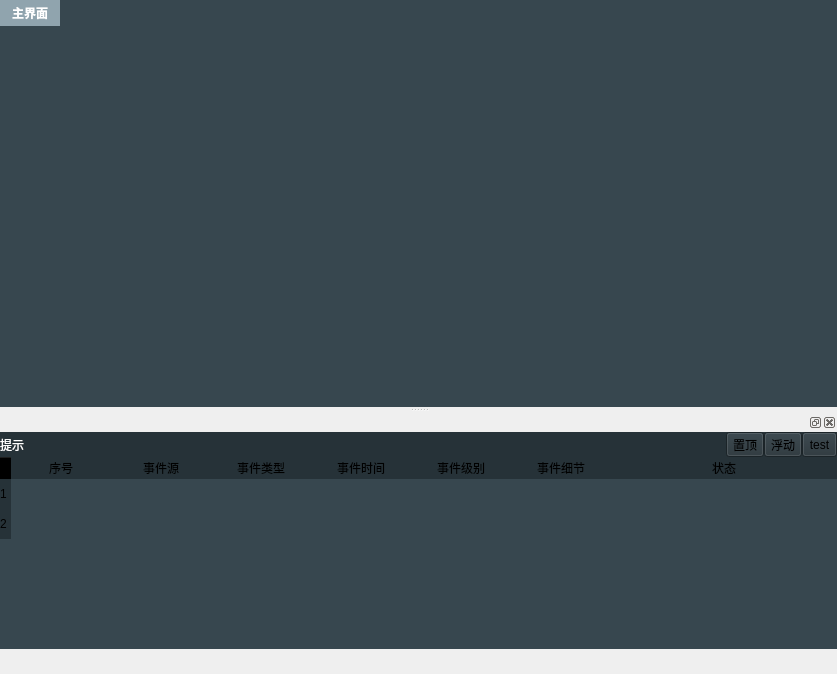
<?xml version="1.0" encoding="UTF-8"?>
<ui version="4.0">
 <class>MainWindow</class>
 <widget class="QMainWindow" name="MainWindow">
  <property name="windowModality">
   <enum>Qt::NonModal</enum>
  </property>
  <property name="geometry">
   <rect>
    <x>0</x>
    <y>0</y>
    <width>837</width>
    <height>674</height>
   </rect>
  </property>
  <property name="sizePolicy">
   <sizepolicy hsizetype="Maximum" vsizetype="Maximum">
    <horstretch>0</horstretch>
    <verstretch>0</verstretch>
   </sizepolicy>
  </property>
  <property name="cursor">
   <cursorShape>ArrowCursor</cursorShape>
  </property>
  <property name="mouseTracking">
   <bool>true</bool>
  </property>
  <property name="tabletTracking">
   <bool>true</bool>
  </property>
  <property name="focusPolicy">
   <enum>Qt::NoFocus</enum>
  </property>
  <property name="contextMenuPolicy">
   <enum>Qt::DefaultContextMenu</enum>
  </property>
  <property name="acceptDrops">
   <bool>true</bool>
  </property>
  <property name="windowTitle">
   <string>客户端程序</string>
  </property>
  <property name="windowIcon">
   <iconset>
    <normaloff>:/asset/favicon.png</normaloff>:/asset/favicon.png</iconset>
  </property>
  <property name="toolTip">
   <string>工具提示</string>
  </property>
  <property name="toolTipDuration">
   <number>5</number>
  </property>
  <property name="statusTip">
   <string>状态提示</string>
  </property>
  <property name="whatsThis">
   <string>这是什么</string>
  </property>
  <property name="accessibleName">
   <string>MianWindow</string>
  </property>
  <property name="accessibleDescription">
   <string>MianWindow客户端</string>
  </property>
  <property name="autoFillBackground">
   <bool>false</bool>
  </property>
  <property name="styleSheet">
   <string notr="true">background-color: rgb(38, 50, 56);

QMainWindow::focus { border: 2px solid red; }</string>
  </property>
  <property name="inputMethodHints">
   <set>Qt::ImhNone</set>
  </property>
  <property name="documentMode">
   <bool>false</bool>
  </property>
  <property name="dockNestingEnabled">
   <bool>true</bool>
  </property>
  <property name="unifiedTitleAndToolBarOnMac">
   <bool>false</bool>
  </property>
  <widget class="QWidget" name="centralwidget">
   <property name="acceptDrops">
    <bool>true</bool>
   </property>
   <property name="autoFillBackground">
    <bool>false</bool>
   </property>
   <property name="styleSheet">
    <string notr="true">background-color: rgb(55, 71, 79);</string>
   </property>
   <layout class="QVBoxLayout" name="verticalLayout_2">
    <property name="spacing">
     <number>0</number>
    </property>
    <property name="leftMargin">
     <number>0</number>
    </property>
    <property name="topMargin">
     <number>0</number>
    </property>
    <property name="rightMargin">
     <number>0</number>
    </property>
    <property name="bottomMargin">
     <number>0</number>
    </property>
    <item>
     <widget class="QTabWidget" name="tabWidget_mainWindow">
      <property name="minimumSize">
       <size>
        <width>0</width>
        <height>0</height>
       </size>
      </property>
      <property name="tabletTracking">
       <bool>true</bool>
      </property>
      <property name="focusPolicy">
       <enum>Qt::TabFocus</enum>
      </property>
      <property name="toolTip">
       <string>主页选择组件</string>
      </property>
      <property name="toolTipDuration">
       <number>5</number>
      </property>
      <property name="whatsThis">
       <string>主页选择组件2</string>
      </property>
      <property name="accessibleName">
       <string>主页选择组件2</string>
      </property>
      <property name="accessibleDescription">
       <string>主页选择组件0</string>
      </property>
      <property name="autoFillBackground">
       <bool>false</bool>
      </property>
      <property name="styleSheet">
       <string notr="true">QTabBar::tab {
    background: transparent;
	background-color: rgb(38, 50, 56);
}

QTabWidget::pane {
	border: 0; 
}

QTabBar::tab:selected{
	font-weight: bold;
	color: rgb(255, 255, 255);
	background-color: rgb(144, 164, 174);
}

QTabBar::close-button{	
	background: transparent;
	image: url(:/asset/Home/Close.svg);
}

QTabBar::close-button:hover{
	image: url(:/asset/Home/Close_Orange.svg);
}
/*
QTabBar::tab:selected, QTabBar::close-button {
		image: url(:/asset/favicon.png);
}
QTabBar::tab{
	
	color: white;
	background:#5c8dff;
	border:px solid #73b7ff;
	min-width:40ex;
	mini-height:16ex;
	
}
*/
</string>
      </property>
      <property name="currentIndex">
       <number>0</number>
      </property>
      <property name="tabsClosable">
       <bool>false</bool>
      </property>
      <property name="tabBarAutoHide">
       <bool>false</bool>
      </property>
      <widget class="QWidget" name="tab_main">
       <property name="styleSheet">
        <string notr="true">background-color:transparent;</string>
       </property>
       <attribute name="icon">
        <iconset>
         <normaloff>:/asset/Home/Menu.svg</normaloff>:/asset/Home/Menu.svg</iconset>
       </attribute>
       <attribute name="title">
        <string>主界面</string>
       </attribute>
       <attribute name="toolTip">
        <string>主界面</string>
       </attribute>
       <layout class="QVBoxLayout" name="verticalLayout">
        <property name="spacing">
         <number>6</number>
        </property>
        <property name="leftMargin">
         <number>9</number>
        </property>
        <property name="topMargin">
         <number>36</number>
        </property>
        <property name="rightMargin">
         <number>9</number>
        </property>
        <property name="bottomMargin">
         <number>9</number>
        </property>
        <item>
         <layout class="QVBoxLayout" name="layout_tabMain"/>
        </item>
        <item>
         <spacer name="verticalSpacer_tabMain">
          <property name="orientation">
           <enum>Qt::Vertical</enum>
          </property>
          <property name="sizeHint" stdset="0">
           <size>
            <width>20</width>
            <height>40</height>
           </size>
          </property>
         </spacer>
        </item>
       </layout>
      </widget>
     </widget>
    </item>
   </layout>
  </widget>
  <widget class="QStatusBar" name="statusBar">
   <property name="sizePolicy">
    <sizepolicy hsizetype="Preferred" vsizetype="Fixed">
     <horstretch>0</horstretch>
     <verstretch>0</verstretch>
    </sizepolicy>
   </property>
   <property name="minimumSize">
    <size>
     <width>0</width>
     <height>25</height>
    </size>
   </property>
   <property name="maximumSize">
    <size>
     <width>16777215</width>
     <height>25</height>
    </size>
   </property>
   <property name="toolTipDuration">
    <number>3</number>
   </property>
   <property name="sizeGripEnabled">
    <bool>false</bool>
   </property>
  </widget>
  <widget class="QDockWidget" name="WidgetStatus">
   <property name="enabled">
    <bool>true</bool>
   </property>
   <property name="minimumSize">
    <size>
     <width>160</width>
     <height>110</height>
    </size>
   </property>
   <property name="mouseTracking">
    <bool>true</bool>
   </property>
   <property name="focusPolicy">
    <enum>Qt::StrongFocus</enum>
   </property>
   <property name="acceptDrops">
    <bool>true</bool>
   </property>
   <property name="autoFillBackground">
    <bool>false</bool>
   </property>
   <property name="styleSheet">
    <string notr="true">background-color: rgb(55, 71, 79);</string>
   </property>
   <property name="floating">
    <bool>false</bool>
   </property>
   <property name="features">
    <set>QDockWidget::DockWidgetClosable|QDockWidget::DockWidgetFloatable|QDockWidget::DockWidgetMovable</set>
   </property>
   <property name="allowedAreas">
    <set>Qt::BottomDockWidgetArea</set>
   </property>
   <attribute name="dockWidgetArea">
    <number>8</number>
   </attribute>
   <widget class="QWidget" name="WidgetStatusContents">
    <property name="whatsThis">
     <string>状态内容界面</string>
    </property>
    <layout class="QVBoxLayout" name="verticalLayout_3">
     <property name="spacing">
      <number>0</number>
     </property>
     <property name="leftMargin">
      <number>0</number>
     </property>
     <property name="topMargin">
      <number>0</number>
     </property>
     <property name="rightMargin">
      <number>0</number>
     </property>
     <property name="bottomMargin">
      <number>0</number>
     </property>
     <item>
      <widget class="QWidget" name="widget_statusBarTitle" native="true">
       <property name="enabled">
        <bool>true</bool>
       </property>
       <property name="sizePolicy">
        <sizepolicy hsizetype="Preferred" vsizetype="Maximum">
         <horstretch>0</horstretch>
         <verstretch>0</verstretch>
        </sizepolicy>
       </property>
       <property name="toolTip">
        <string>状态标题栏2</string>
       </property>
       <property name="toolTipDuration">
        <number>5</number>
       </property>
       <property name="statusTip">
        <string>状态标题栏</string>
       </property>
       <property name="styleSheet">
        <string notr="true">background-color: rgb(38, 50, 56);</string>
       </property>
       <layout class="QHBoxLayout" name="horizontalLayout">
        <property name="spacing">
         <number>0</number>
        </property>
        <property name="leftMargin">
         <number>0</number>
        </property>
        <property name="topMargin">
         <number>0</number>
        </property>
        <property name="rightMargin">
         <number>0</number>
        </property>
        <property name="bottomMargin">
         <number>0</number>
        </property>
        <item>
         <widget class="QLabel" name="label_statusBarMsg">
          <property name="styleSheet">
           <string notr="true">color: rgb(255, 255, 255);</string>
          </property>
          <property name="lineWidth">
           <number>0</number>
          </property>
          <property name="text">
           <string>提示</string>
          </property>
         </widget>
        </item>
        <item>
         <spacer name="horizontalSpacer_3">
          <property name="orientation">
           <enum>Qt::Horizontal</enum>
          </property>
          <property name="sizeHint" stdset="0">
           <size>
            <width>40</width>
            <height>20</height>
           </size>
          </property>
         </spacer>
        </item>
        <item>
         <widget class="QToolButton" name="toolButton_WidgetStatus_isStaysOnTopHint">
          <property name="sizePolicy">
           <sizepolicy hsizetype="Preferred" vsizetype="Preferred">
            <horstretch>0</horstretch>
            <verstretch>0</verstretch>
           </sizepolicy>
          </property>
          <property name="toolTip">
           <string>置顶</string>
          </property>
          <property name="toolTipDuration">
           <number>5</number>
          </property>
          <property name="statusTip">
           <string>置顶</string>
          </property>
          <property name="text">
           <string>置顶</string>
          </property>
          <property name="icon">
           <iconset>
            <normaloff>:/asset/Home/on_top.svg</normaloff>:/asset/Home/on_top.svg</iconset>
          </property>
          <property name="checkable">
           <bool>false</bool>
          </property>
          <property name="checked">
           <bool>false</bool>
          </property>
         </widget>
        </item>
        <item>
         <widget class="QToolButton" name="toolButton_WidgetStatus_isFloatable">
          <property name="sizePolicy">
           <sizepolicy hsizetype="Preferred" vsizetype="Preferred">
            <horstretch>0</horstretch>
            <verstretch>0</verstretch>
           </sizepolicy>
          </property>
          <property name="toolTip">
           <string>浮动</string>
          </property>
          <property name="toolTipDuration">
           <number>5</number>
          </property>
          <property name="statusTip">
           <string>浮动</string>
          </property>
          <property name="text">
           <string>浮动</string>
          </property>
          <property name="icon">
           <iconset>
            <normaloff>:/asset/Home/double-arrow-top.svg</normaloff>:/asset/Home/double-arrow-top.svg</iconset>
          </property>
         </widget>
        </item>
        <item>
         <widget class="QToolButton" name="toolButton_3">
          <property name="sizePolicy">
           <sizepolicy hsizetype="Preferred" vsizetype="Preferred">
            <horstretch>0</horstretch>
            <verstretch>0</verstretch>
           </sizepolicy>
          </property>
          <property name="text">
           <string>test</string>
          </property>
         </widget>
        </item>
       </layout>
      </widget>
     </item>
     <item>
      <widget class="QTableWidget" name="tableWidget_statusEvent">
       <property name="enabled">
        <bool>true</bool>
       </property>
       <property name="sizePolicy">
        <sizepolicy hsizetype="Preferred" vsizetype="Preferred">
         <horstretch>0</horstretch>
         <verstretch>0</verstretch>
        </sizepolicy>
       </property>
       <property name="palette">
        <palette>
         <active>
          <colorrole role="Button">
           <brush brushstyle="SolidPattern">
            <color alpha="255">
             <red>55</red>
             <green>71</green>
             <blue>79</blue>
            </color>
           </brush>
          </colorrole>
          <colorrole role="Base">
           <brush brushstyle="SolidPattern">
            <color alpha="255">
             <red>55</red>
             <green>71</green>
             <blue>79</blue>
            </color>
           </brush>
          </colorrole>
          <colorrole role="Window">
           <brush brushstyle="SolidPattern">
            <color alpha="255">
             <red>55</red>
             <green>71</green>
             <blue>79</blue>
            </color>
           </brush>
          </colorrole>
         </active>
         <inactive>
          <colorrole role="Button">
           <brush brushstyle="SolidPattern">
            <color alpha="255">
             <red>55</red>
             <green>71</green>
             <blue>79</blue>
            </color>
           </brush>
          </colorrole>
          <colorrole role="Base">
           <brush brushstyle="SolidPattern">
            <color alpha="255">
             <red>55</red>
             <green>71</green>
             <blue>79</blue>
            </color>
           </brush>
          </colorrole>
          <colorrole role="Window">
           <brush brushstyle="SolidPattern">
            <color alpha="255">
             <red>55</red>
             <green>71</green>
             <blue>79</blue>
            </color>
           </brush>
          </colorrole>
         </inactive>
         <disabled>
          <colorrole role="Button">
           <brush brushstyle="SolidPattern">
            <color alpha="255">
             <red>55</red>
             <green>71</green>
             <blue>79</blue>
            </color>
           </brush>
          </colorrole>
          <colorrole role="Base">
           <brush brushstyle="SolidPattern">
            <color alpha="255">
             <red>55</red>
             <green>71</green>
             <blue>79</blue>
            </color>
           </brush>
          </colorrole>
          <colorrole role="Window">
           <brush brushstyle="SolidPattern">
            <color alpha="255">
             <red>55</red>
             <green>71</green>
             <blue>79</blue>
            </color>
           </brush>
          </colorrole>
         </disabled>
        </palette>
       </property>
       <property name="mouseTracking">
        <bool>true</bool>
       </property>
       <property name="tabletTracking">
        <bool>true</bool>
       </property>
       <property name="autoFillBackground">
        <bool>true</bool>
       </property>
       <property name="styleSheet">
        <string notr="true">/*表内空格*/
QTableWidget { 
	background-color: rgb(55, 71, 79);
}
QTableWidget::item {
	background-color: rgb(55, 71, 79);
}

QTableWidget::item:selected { 
	background-color: rgb(38, 50, 56);
	color: white; 
}

/*表头设置*/
QHeaderView::section { 
	border: none;
	background-color: rgb(38, 50, 56);
 }

/*表头区域的角落按钮左上角的空白区域设置*/
QTableCornerButton::section {
	background: transparent;
}
/*水平线，垂直线设置*/
/*
QTableWidget::horizontalHeader { 
background-color: rgb(85, 0, 255);
}
QTableWidget::verticalHeader { 
background-color: rgb(85, 0, 255);
}

*/</string>
       </property>
       <property name="frameShape">
        <enum>QFrame::NoFrame</enum>
       </property>
       <property name="horizontalScrollBarPolicy">
        <enum>Qt::ScrollBarAsNeeded</enum>
       </property>
       <property name="sizeAdjustPolicy">
        <enum>QAbstractScrollArea::AdjustIgnored</enum>
       </property>
       <property name="editTriggers">
        <set>QAbstractItemView::NoEditTriggers</set>
       </property>
       <property name="showDropIndicator" stdset="0">
        <bool>false</bool>
       </property>
       <property name="dragEnabled">
        <bool>false</bool>
       </property>
       <property name="dragDropOverwriteMode">
        <bool>true</bool>
       </property>
       <property name="alternatingRowColors">
        <bool>true</bool>
       </property>
       <property name="selectionMode">
        <enum>QAbstractItemView::ExtendedSelection</enum>
       </property>
       <property name="selectionBehavior">
        <enum>QAbstractItemView::SelectItems</enum>
       </property>
       <property name="textElideMode">
        <enum>Qt::ElideNone</enum>
       </property>
       <property name="showGrid">
        <bool>false</bool>
       </property>
       <property name="gridStyle">
        <enum>Qt::NoPen</enum>
       </property>
       <property name="sortingEnabled">
        <bool>true</bool>
       </property>
       <property name="wordWrap">
        <bool>false</bool>
       </property>
       <property name="cornerButtonEnabled">
        <bool>false</bool>
       </property>
       <attribute name="horizontalHeaderVisible">
        <bool>true</bool>
       </attribute>
       <attribute name="horizontalHeaderCascadingSectionResizes">
        <bool>true</bool>
       </attribute>
       <attribute name="horizontalHeaderMinimumSectionSize">
        <number>24</number>
       </attribute>
       <attribute name="horizontalHeaderDefaultSectionSize">
        <number>100</number>
       </attribute>
       <attribute name="horizontalHeaderHighlightSections">
        <bool>true</bool>
       </attribute>
       <attribute name="horizontalHeaderShowSortIndicator" stdset="0">
        <bool>true</bool>
       </attribute>
       <attribute name="horizontalHeaderStretchLastSection">
        <bool>true</bool>
       </attribute>
       <attribute name="verticalHeaderVisible">
        <bool>true</bool>
       </attribute>
       <attribute name="verticalHeaderCascadingSectionResizes">
        <bool>true</bool>
       </attribute>
       <attribute name="verticalHeaderMinimumSectionSize">
        <number>20</number>
       </attribute>
       <attribute name="verticalHeaderHighlightSections">
        <bool>true</bool>
       </attribute>
       <attribute name="verticalHeaderShowSortIndicator" stdset="0">
        <bool>true</bool>
       </attribute>
       <attribute name="verticalHeaderStretchLastSection">
        <bool>false</bool>
       </attribute>
       <row>
        <property name="text">
         <string>1</string>
        </property>
       </row>
       <row>
        <property name="text">
         <string>2</string>
        </property>
       </row>
       <column>
        <property name="text">
         <string>序号</string>
        </property>
       </column>
       <column>
        <property name="text">
         <string>事件源</string>
        </property>
       </column>
       <column>
        <property name="text">
         <string>事件类型</string>
        </property>
       </column>
       <column>
        <property name="text">
         <string>事件时间</string>
        </property>
       </column>
       <column>
        <property name="text">
         <string>事件级别</string>
        </property>
       </column>
       <column>
        <property name="text">
         <string>事件细节</string>
        </property>
       </column>
       <column>
        <property name="text">
         <string>状态</string>
        </property>
       </column>
       <item row="0" column="0">
        <property name="text">
         <string/>
        </property>
       </item>
      </widget>
     </item>
    </layout>
   </widget>
  </widget>
  <action name="actiontest">
   <property name="text">
    <string>test</string>
   </property>
  </action>
  <action name="actiontest1">
   <property name="text">
    <string>test1</string>
   </property>
  </action>
  <action name="actiontest2">
   <property name="text">
    <string>test2</string>
   </property>
  </action>
  <action name="actiontest3">
   <property name="text">
    <string>test3</string>
   </property>
  </action>
  <action name="actiontest3_2">
   <property name="text">
    <string>test3</string>
   </property>
  </action>
 </widget>
 <resources/>
 <connections/>
</ui>
